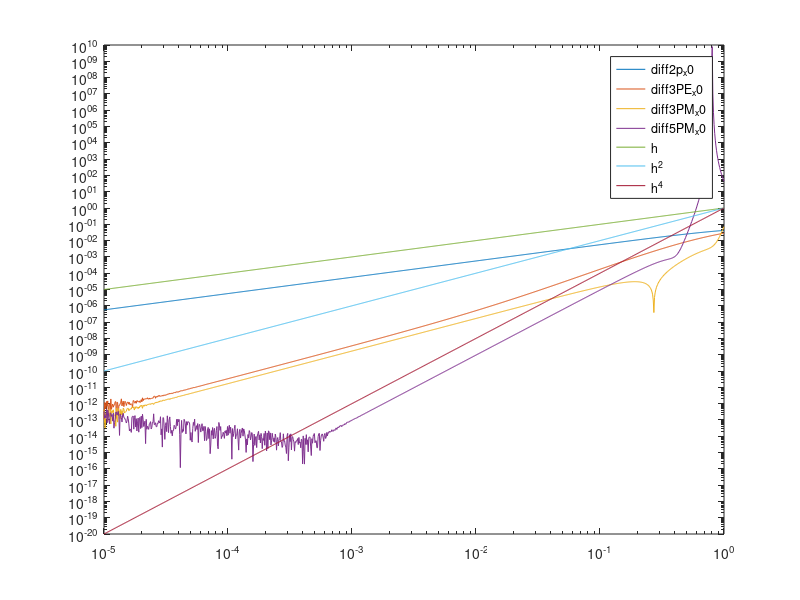
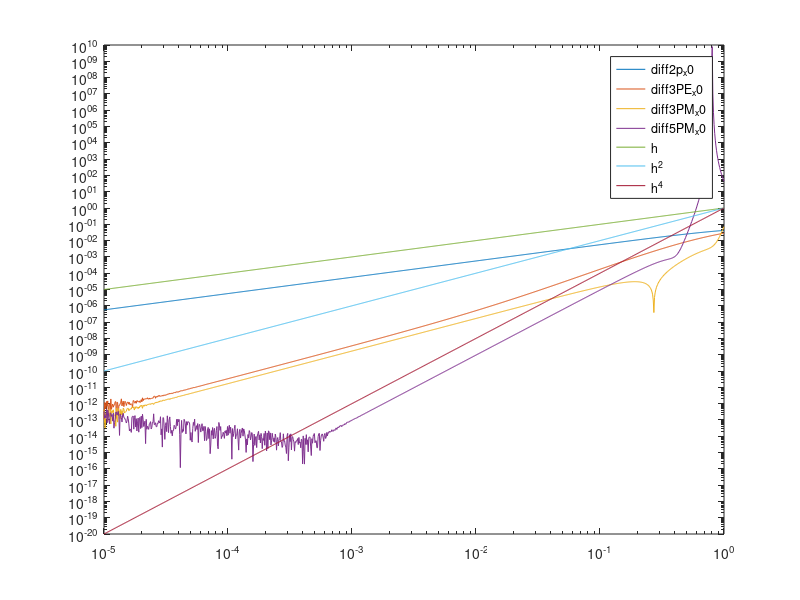

Reproduce these figures in MATLAB, in order.
f=@(x)(x/(1+x))^5;
h=0.1;
x0=0.6;
df_2P=(f(x0+h)-f(x0))/h;
df_3PE=(-3*f(x0)+4*f(x0+h)-f(x0+2*h))/(2*h);
df_3PM=(f(x0+h)-f(x0-h))/(2*h);
df_5PM=(f(x0-2*h)-8*f(x0-h)+8*f(x0+h)-f(x0+2*h))/(12*h);
%% 
x0=0.6;x1=2.0;
h=logspace(0,-5,1000);
f=@(x)(x./(1+x)).^5;

df_ex=@(x)(5*x^4)/(1+x)^6;

df_2P=@(x)(f(x+h)-f(x))./h;
df_3PE=@(x)(-3*f(x)+4*f(x+h)-f(x+2*h))./(2*h);
df_3PM=@(x)(f(x+h)-f(x-h))./(2*h);
df_5PM=@(x)(f(x-2*h)-8*f(x-h)+8*f(x+h)-f(x+2*h))./(12*h);

diff2p_x0=abs(df_ex(x0)-df_2P(x0));
diff3PE_x0=abs(df_ex(x0)-df_3PE(x0));
diff3PM_x0=abs(df_ex(x0)-df_3PM(x0));
diff5PM_x0=abs(df_ex(x0)-df_5PM(x0));
figure
loglog(h,diff2p_x0);hold on
loglog(h,diff3PE_x0);loglog(h,diff3PM_x0);loglog(h,diff5PM_x0);
loglog(h,h);loglog(h,h.^2);loglog(h,h.^4);
legend("diff2p_x0",'diff3PE_x0','diff3PM_x0','diff5PM_x0','h','h^2','h^4')
hold off

diff2p_x1=abs(df_ex(x1)-df_2P(x1));
diff3PE_x1=abs(df_ex(x1)-df_3PE(x1));
diff3PM_x1=abs(df_ex(x1)-df_3PM(x1));
diff5PM_x1=abs(df_ex(x1)-df_5PM(x1));

figure
loglog(h,diff2p_x0);hold on
loglog(h,diff3PE_x0);loglog(h,diff3PM_x0);loglog(h,diff5PM_x0);
loglog(h,h);loglog(h,h.^2);loglog(h,h.^4);
legend("diff2p_x0",'diff3PE_x0','diff3PM_x0','diff5PM_x0','h','h^2','h^4')
hold off


